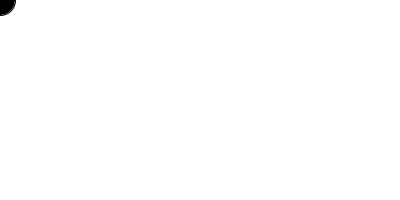
Frame 1 (no input)
Frame 60 (the mouse pressed at the canvas centre just before this capture): identical to frame 1, image omitted
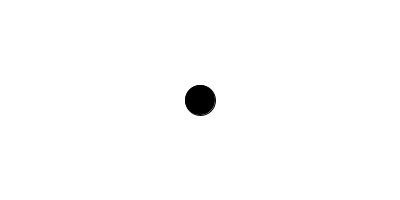
Frame 120 (the mouse held since frame 60 and released just before this capture)

The Processing sketch that drew these frames (run headless with seeded random() and noise(); from frame 60 on, the mouse is pressed at the canvas centre):

// Processing sketch: processing_12020
// ── processing_12020.pde



void setup() 
{
  size(400,200);
  fill(0);
  noCursor();
  smooth();
}


void draw(){
  background(255);
  
int size = int(abs(pmouseX-mouseX)+abs(pmouseY-mouseY));

pushMatrix();
  translate(mouseX, mouseY);
float angle = atan2(pmouseY-mouseY, pmouseX-mouseX);
rotate(angle);
ellipse(0, 0, 30+size, 30);
popMatrix();
}
